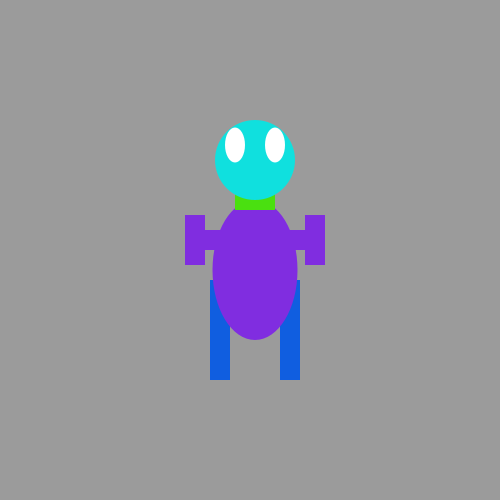
Frame 1 (no input)
Frame 60 (the mouse pressed at the canvas centre just before this capture): identical to frame 1, image omitted
Frame 120 (the mouse held since frame 60 and released just before this capture): identical to frame 1, image omitted

The Processing sketch that drew this single still picture (run headless with seeded random() and noise(); from frame 60 on, the mouse is pressed at the canvas centre):

// Processing sketch: robotSaved
// ── robotSaved.pde
void setup()
{
  size(500,500);
 
}

void draw()
{
  noStroke();
  background(155);
  
  fill(#105EE0);
  rectMode(CENTER);
  rect(290,330,20,100);
  rectMode(CENTER);
  rect(220,330,20,100);
  //legs
  
  fill(#802DE0);
  ellipseMode(CENTER);
  ellipse(255,270,85,140);
  //body
  
  fill(#4AE010);
  rectMode(CENTER);
  rect(255,200,40,20);
  //neck
  
  fill(#10E0DE);
  ellipseMode(CENTER);
  ellipse(255,160,80,80); 
  //head
  

  fill(255);
  ellipseMode(CENTER);
  ellipse(235,145,20,35);
  ellipseMode(CENTER);
  ellipse(275,145,20,35);
  //eyes
  
  fill(#802DE0);
  rectMode(CENTER);
  rect(215,240,50,20);
  rectMode(CENTER);
  rect(295,240,50,20);
  rectMode(CENTER);
  rect(195,240,20,50);
  rectMode(CENTER);
  rect(315,240,20,50);
  //arms
  
  
}
